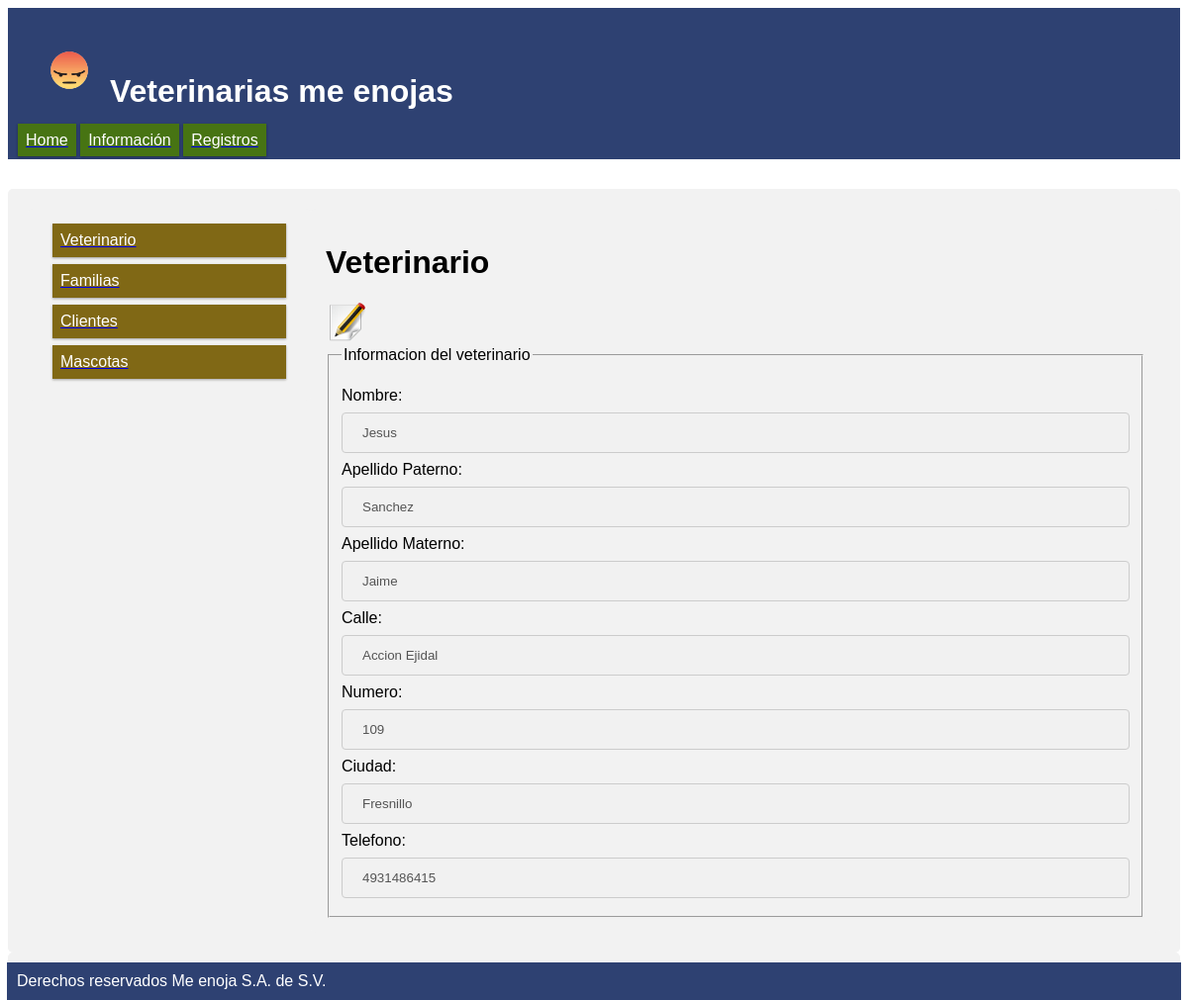
Screenshot of /registros/veterinario.php with the database file from the repository.
### tables this page shows
CREATE TABLE `veterinario` (
  `id_veterinario` int(11) NOT NULL,
  `nombre` varchar(45) DEFAULT NULL,
  `ap_paterno` varchar(45) DEFAULT NULL,
  `ap_materno` varchar(45) DEFAULT NULL,
  `dir_calle` varchar(45) DEFAULT NULL,
  `dir_numero` int(11) DEFAULT NULL,
  `dir_ciudad` varchar(45) DEFAULT NULL,
  `telefono` varchar(45) DEFAULT NULL
);

### registros/veterinario.php (the view, shortened to what this page needs)
<?php
  require('../PHP/conexion.php');
?>
<!DOCTYPE html>
<html>
	<head>
	</head>
	<body>
		<div class="row">
			<div class="col-3 menu">
			</div>
			<?php
			$sql = "SELECT * FROM veterinario WHERE id_veterinario = 1";
            foreach ($conn->query($sql) as $row){ ?>
			<div class="col-9">
				<h1>Veterinario </h1>
				<a href="veterinario_edit.php"><img style="width: 40px; height: 40px;" src="../RES/edit.png" alt=""></a>
			  <fieldset>
				<legend>Informacion del veterinario</legend>
				<br>	Nombre: <br>
				<input type="text" name="nombre" value="<?php echo $row['nombre'] ?>" disabled />
				<br>	Apellido Paterno: <br>
				<input type="text" name="ap_p" value="<?php echo $row['ap_paterno'] ?>" disabled />
				<br>	Apellido Materno: <br>
				<input type="text" name="ap_m" value="<?php echo $row['ap_materno'] ?>" disabled />
				<br>	Calle: <br>
				<input type="text" name="calle" value="<?php echo $row['dir_calle'] ?>" disabled />
				<br>	Numero: <br>
				<input type="text" name="num" value="<?php echo $row['dir_numero'] ?>" disabled />
				<br>	Ciudad: <br>
				<input type="text" name="ciudad" value="<?php echo $row['dir_ciudad'] ?>" disabled />
				<br>	Telefono: <br>
				<input type="text" name="tel" value="<?php echo $row['telefono'] ?>" disabled />
			</fieldset>
			</div>
			<?php } ?>
		</div>
		<div class="row">
			<footer>
				Derechos reservados Me enoja S.A. de S.V.
			</footer>
		</div>
	</body>
</html>

### CSS/veterinaria.css (style rules this page uses)
* { box-sizing: border-box; }
.row::after { content: ""; clear: both; display: table; }
[class*="col-"] { float: left; padding: 15px; }
.col-3 { width: 25%; }
.col-9 { width: 75%; }
html { font-family: "Lucida Sans", sans-serif; }
header, footer { background-color: #2E4172; color: #ffffff; padding: 10px; margin: 0px; margin-bottom: 30px; }
footer { margin-bottom: 0px; position: fixed; bottom: 0px; left: 7px; right: 7px; }
.menu ul { list-style-type: none; margin: 0; padding: 0; }
.menu li { padding: 8px; margin-bottom: 7px; background-color: #806815; color: #ffffff; box-shadow: 0 1px 3px rgba(0,0,0,0.12), 0 1px 2px rgba(0,0,0,0.24); margin-left: 10px; margin-right: 10px; }
.navu { list-style-type: none; margin: 0; padding: 8px; margin-bottom: 7px; background-color: #477413; color: #ffffff; box-shadow: 0 1px 3px rgba(0,0,0,0.12), 0 1px 2px rgba(0,0,0,0.24); width: 33%; height: 33%; }
input[type=text], select, input[type=date] { width: 100%; padding: 12px 20px; margin: 8px 0; display: inline-block; border: 1px solid #ccc; border-radius: 4px; box-sizing: border-box; }
div { border-radius: 5px; background-color: #f2f2f2; padding: 20px; }

### rows the page displays
veterinario: nombre "Jesus", ap_p "Sanchez", ap_m "Jaime", calle "Accion Ejidal", num "109", ciudad "Fresnillo", tel "4931486415"
